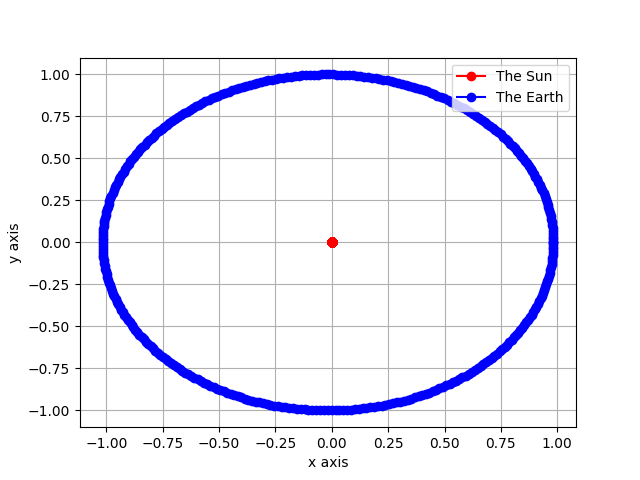

Reproduce this figure in Python.
#21.01.2021

import numpy
import matplotlib.pyplot as plt

G = 2.9591220828559e-4 # in terms of AU^3 d^-2  M_Sun^-1

def grav_force(m1,m2,r1,r2): #force on mass 2
    r = RY - RX #distance between masses
    rlen = ( (RY[1]-RX[1])**2 + (RY[0] - RX[0])**2 ) **0.5 #magnitude of the distance
    return (- G * m1 *m2* r) / rlen**3


def fullstep(dt, x, v): #function to find full step
    return x + v*dt

def halfstep(dt, x, v): #function to find half-step
    return x + v*dt/2

def UpdateVel(dt, v, a):
    return v + a*dt

#def a*dt olarak yaz fonksiyonları

data = open("data.txt","w")
def write_values(RX,Rsun): #function to write values into the file S24.dat
    
    data.write("{0:f} {1:f} {2:f} {3:f} \n".format(RX[0],RX[1], Rsun[0], Rsun[1]   )	 ) 


dt = 1#dt = 10^-2

tend = 365 #end time
step = 0
prst = 1 #printstep

#initial configuration
t = 0.0

m1 = 1 #mass of Sun in terms of Solar Mass
RX = numpy.array([0, 0])  #Sun is stationary at the origin
VX = numpy.array([0,0])


m2 = 3.00329789031573e-06 #mass of Earth in terms of Solar Mass
RY = numpy.array([0.98329, 0])
VY = numpy.array([0,0.0174939388]) # in terms of AU/day

write_values(RX, RY) #printing initial values

#Leapfrog Integration 

t += dt/2 #starting with half step

RX = halfstep(dt, RX, VX)  
RY = halfstep(dt, RY, VY)

while t < tend:
    step += 1
    t += dt
   
    ax = grav_force(m1,m2,RX,RY) /-m1
    ay = grav_force(m1,m2,RX,RY)/m2
	
    VX = UpdateVel(dt, VX, ax)
    VY = UpdateVel(dt, VY, ay)
    
    if (step%prst) == 0:
        RX = halfstep(dt, RX, VX)
        RY = halfstep(dt, RY, VY)
        write_values(RX, RY)
        RX = halfstep(dt, RX, VX)
        RY = halfstep(dt, RY, VY)
    else:
        RX = fullstep(dt, RX, VX)
        RY = fullstep(dt, RY, VY)
    
t += dt/2 
ax = grav_force(m1,m2,RX,RY) /-m1
ay = grav_force(m1,m2,RX,RY)/m2

VX += ax * dt/2
VY += ay * dt/2

write_values(RX, RY)

data.close() #we close the file after we we are done with writing

#Plotting Part
data = open("data.txt","r") #we read the file

Earthx = [] 
Earthy = []
Sunx = []
Suny = []

for i in data: #we read each line from the file
    s = i.split()
    Earthx.append(float(s[0])) #we add the first column to x list
    Earthy.append(float(s[1])) #we add the second column to y list
    Sunx.append(float(s[2])) 
    Suny.append(float(s[3]))

data.close()

plt.plot(Earthx, Earthy, "-ro")
plt.plot(Sunx, Suny, "-bo")
plt.xlabel("x axis")
plt.ylabel("y axis")
plt.grid(True)
plt.legend(("The Sun", "The Earth"))
plt.show()
